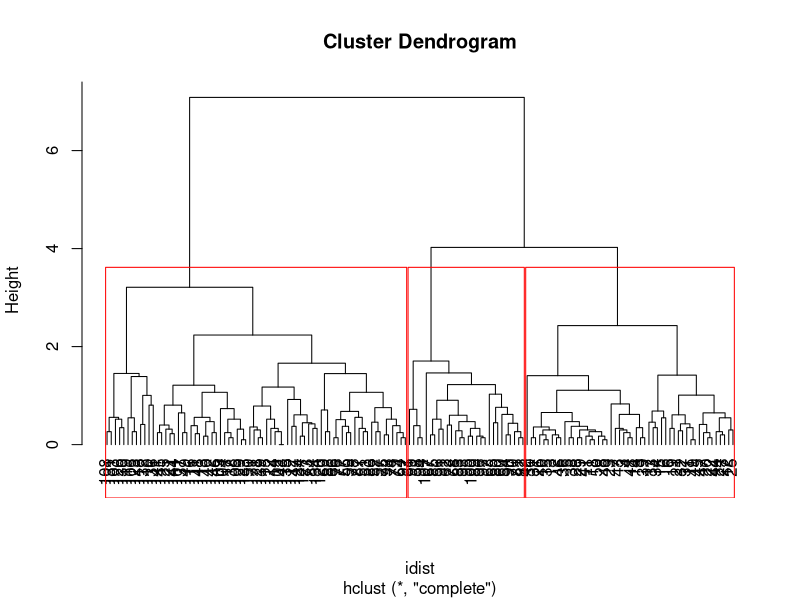

This figure's R source:
# 3. 계층형 군집분석에 그룹수 지정
# iris의 계층형군집결과에 그룹수를 지정하여 그룹수 만큼 
# 잘라서 iris의 1번째(Sepal.Length)와 3번째(Petal.Length) 변수를 
# 대상으로 클러스터별 변수의 평균 구하기 

# 1) 유클리드 거리 계산 
idist<- dist(iris[1:4]) # dist(iris[, -5])

# 2) 계층형 군집분석(클러스터링)
hc <- hclust(idist)
hc
plot(hc, hang=-1)
rect.hclust(hc, k=3, border="red") # 3개 그룹수 

# 3) 그룹수 만들기 : cutree()함수 -> 지정된 그룹수 만큼 자르기
# 형식) cutree(계층형군집결과, k=그룹수) -> 그룹수 만큼 자름
ghc<- cutree(hc, k=3) # stats 패키지 제공

ghc #  150개(그룹을 의미하는 숫자(1~3) 출력)

# 4) iris에서 ghc 컬럼 추가
iris$ghc <- ghc
table(iris$ghc) # ghc 빈도수
head(iris,60) # ghc 칼럼 확인 

# 5) 그룹별 요약통계량 구하기
g1 <- subset(iris, ghc==1)
summary(g1[1:4]) #Mean   :5.006

g2 <- subset(iris, ghc==2)
summary(g2[1:4]) #Mean   :6.546

g3 <- subset(iris, ghc==3)
summary(g3[1:4]) #Mean   :5.532

